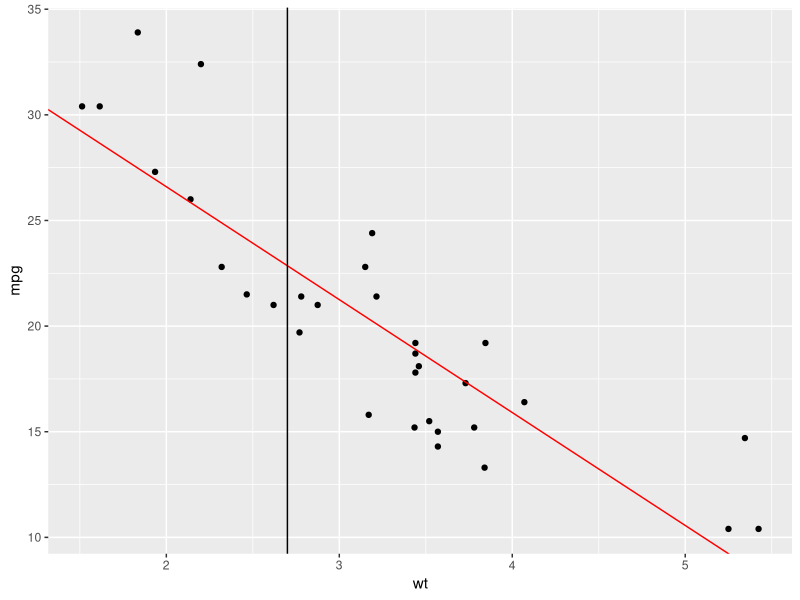

Recreate this plot in R.
## ---- chunk 1

library(ggplot2)
data(mtcars)

## ---- chunk 2
library(ggplot2)
fit= lm(mpg~wt, data=mtcars)
p = qplot(wt,mpg, data=mtcars)
p=p+geom_abline(intercept = fit$coefficients[1], slope=fit$coefficients[2], colour="red")
    p=p+geom_vline(xintercept=c(2.7))
p
